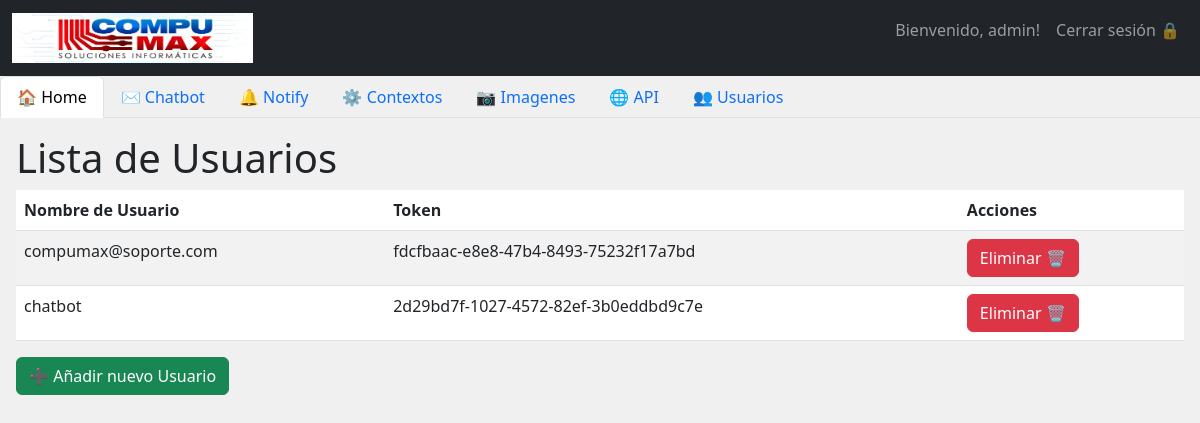
The page /security/users (signed in) on the database its author committed.
### tables this page shows
CREATE TABLE usuarios (
            id INTEGER PRIMARY KEY AUTOINCREMENT,
            username TEXT NOT NULL,
            password TEXT NOT NULL,
            token TEXT NOT NULL
        );

### security/routes.py (the view)
@security_bp.route('/users')
@requerir_autenticacion
def view_users():
    users = database.get_all_users()
    return render_template('view_users.html', users=users)

### security/database.py (called while the page is built)
def get_all_users() -> list:
    conn = sqlite3.connect('alarm_status.db')
    cursor = conn.cursor()
    cursor.execute('SELECT * FROM usuarios')
    users = cursor.fetchall()
    conn.close()
    return users

### security/protected_routes.py (called while the page is built)
def verificar_autenticacion():
    return 'username' in session

def requerir_autenticacion(route_function):
    @wraps(route_function)
    def wrapper(*args, **kwargs):
        if not verificar_autenticacion():
            return redirect(url_for('security.login'))
        return route_function(*args, **kwargs)
    return wrapper

### security/templates/view_users.html
{% extends "base.html" %}
{% block content %}
    <h1>Lista de Usuarios</h1>
    <div class="table-responsive">
        <table class="table table-striped">
            <thead class="thead-dark">
                <tr>
                    <th>Nombre de Usuario</th>
                    <th>Token</th>
                    <th>Acciones</th>
                </tr>
            </thead>
            <tbody>
                {% for user in users %}
                    <tr>
                        <td>{{ user[1] }}</td>
                        <td>{{ user[3] }}</td>
                        <td>
                            <a href="{{ url_for('security.delete_user', user_id=user[0]) }}" class="btn btn-danger">Eliminar &#128465;</a>
                        </td>
                    </tr>
                {% endfor %}
            </tbody>
        </table>
    </div>
    <a href="{{ url_for('security.signup') }}" class="btn btn-success">➕ Añadir nuevo Usuario</a>
{% endblock %}

### home/static/style.css (style rules this page uses)
body { background-color: #f0f0f0; }

### rows shown on the page
usuarios: username "compumax@soporte.com", token "fdcfbaac-e8e8-47b4-8493-75232f17a7bd"
usuarios: username "chatbot", token "2d29bd7f-1027-4572-82ef-3b0eddbd9c7e"

### other values the page prints
{{ session['username'] }} "admin"
